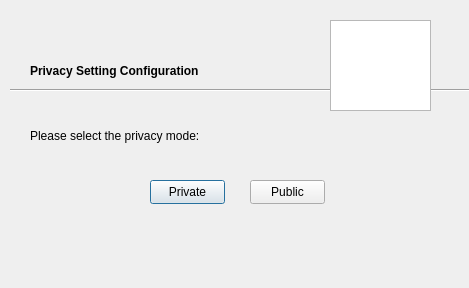
<?xml version="1.0" encoding="UTF-8"?>
<ui version="4.0">
 <class>Privacysetting</class>
 <widget class="QDialog" name="Privacysetting">
  <property name="geometry">
   <rect>
    <x>0</x>
    <y>0</y>
    <width>469</width>
    <height>288</height>
   </rect>
  </property>
  <property name="windowTitle">
   <string>Dialog</string>
  </property>
  <widget class="QLabel" name="HintTextConnectivity">
   <property name="geometry">
    <rect>
     <x>570</x>
     <y>430</y>
     <width>441</width>
     <height>71</height>
    </rect>
   </property>
   <property name="text">
    <string>Please select the connectivity mode:</string>
   </property>
   <property name="textFormat">
    <enum>Qt::PlainText</enum>
   </property>
   <property name="wordWrap">
    <bool>true</bool>
   </property>
  </widget>
  <widget class="QGraphicsView" name="graphicsView">
   <property name="geometry">
    <rect>
     <x>950</x>
     <y>340</y>
     <width>101</width>
     <height>91</height>
    </rect>
   </property>
   <property name="styleSheet">
    <string notr="true">border-image: url(:/Languages/build-MyMosqu-Desktop-Debug/Untitled-1.png);</string>
   </property>
  </widget>
  <widget class="QLabel" name="WelcomeLabelText">
   <property name="geometry">
    <rect>
     <x>580</x>
     <y>380</y>
     <width>331</width>
     <height>21</height>
    </rect>
   </property>
   <property name="font">
    <font>
     <weight>75</weight>
     <bold>true</bold>
    </font>
   </property>
   <property name="text">
    <string>Welcome to Setup</string>
   </property>
  </widget>
  <widget class="Line" name="line">
   <property name="geometry">
    <rect>
     <x>560</x>
     <y>400</y>
     <width>671</width>
     <height>20</height>
    </rect>
   </property>
   <property name="orientation">
    <enum>Qt::Horizontal</enum>
   </property>
  </widget>
  <widget class="QLabel" name="HintTextConnectivity_2">
   <property name="geometry">
    <rect>
     <x>30</x>
     <y>100</y>
     <width>441</width>
     <height>71</height>
    </rect>
   </property>
   <property name="text">
    <string>Please select the privacy mode:</string>
   </property>
   <property name="textFormat">
    <enum>Qt::PlainText</enum>
   </property>
   <property name="wordWrap">
    <bool>true</bool>
   </property>
  </widget>
  <widget class="QGraphicsView" name="graphicsView_2">
   <property name="geometry">
    <rect>
     <x>330</x>
     <y>20</y>
     <width>101</width>
     <height>91</height>
    </rect>
   </property>
   <property name="styleSheet">
    <string notr="true">border-image: url(:/Languages/build-MyMosqu-Desktop-Debug/Untitled-1.png);</string>
   </property>
  </widget>
  <widget class="QLabel" name="WelcomeLabelText_2">
   <property name="geometry">
    <rect>
     <x>30</x>
     <y>60</y>
     <width>331</width>
     <height>21</height>
    </rect>
   </property>
   <property name="font">
    <font>
     <weight>75</weight>
     <bold>true</bold>
    </font>
   </property>
   <property name="text">
    <string>Privacy Setting Configuration</string>
   </property>
  </widget>
  <widget class="Line" name="line_2">
   <property name="geometry">
    <rect>
     <x>10</x>
     <y>80</y>
     <width>671</width>
     <height>20</height>
    </rect>
   </property>
   <property name="orientation">
    <enum>Qt::Horizontal</enum>
   </property>
  </widget>
  <widget class="QPushButton" name="pushPrivate">
   <property name="geometry">
    <rect>
     <x>150</x>
     <y>180</y>
     <width>75</width>
     <height>24</height>
    </rect>
   </property>
   <property name="text">
    <string>Private</string>
   </property>
  </widget>
  <widget class="QPushButton" name="pushPublic">
   <property name="geometry">
    <rect>
     <x>250</x>
     <y>180</y>
     <width>75</width>
     <height>24</height>
    </rect>
   </property>
   <property name="text">
    <string>Public</string>
   </property>
  </widget>
  <zorder>HintTextConnectivity</zorder>
  <zorder>graphicsView</zorder>
  <zorder>WelcomeLabelText</zorder>
  <zorder>line</zorder>
  <zorder>HintTextConnectivity_2</zorder>
  <zorder>WelcomeLabelText_2</zorder>
  <zorder>line_2</zorder>
  <zorder>graphicsView_2</zorder>
  <zorder>pushPrivate</zorder>
  <zorder>pushPublic</zorder>
 </widget>
 <resources/>
 <connections/>
</ui>
